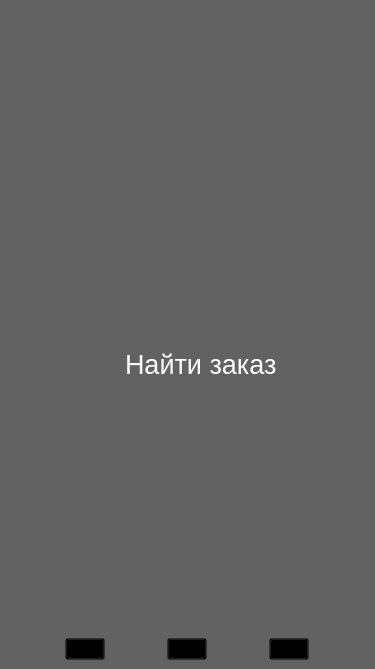
<?xml version="1.0" encoding="UTF-8"?>
<ui version="4.0">
 <class>MainWindow</class>
 <widget class="QMainWindow" name="MainWindow">
  <property name="geometry">
   <rect>
    <x>0</x>
    <y>0</y>
    <width>375</width>
    <height>669</height>
   </rect>
  </property>
  <property name="palette">
   <palette>
    <active>
     <colorrole role="Base">
      <brush brushstyle="SolidPattern">
       <color alpha="255">
        <red>255</red>
        <green>255</green>
        <blue>255</blue>
       </color>
      </brush>
     </colorrole>
     <colorrole role="Window">
      <brush brushstyle="SolidPattern">
       <color alpha="255">
        <red>98</red>
        <green>98</green>
        <blue>98</blue>
       </color>
      </brush>
     </colorrole>
    </active>
    <inactive>
     <colorrole role="Base">
      <brush brushstyle="SolidPattern">
       <color alpha="255">
        <red>255</red>
        <green>255</green>
        <blue>255</blue>
       </color>
      </brush>
     </colorrole>
     <colorrole role="Window">
      <brush brushstyle="SolidPattern">
       <color alpha="255">
        <red>98</red>
        <green>98</green>
        <blue>98</blue>
       </color>
      </brush>
     </colorrole>
    </inactive>
    <disabled>
     <colorrole role="Base">
      <brush brushstyle="SolidPattern">
       <color alpha="255">
        <red>98</red>
        <green>98</green>
        <blue>98</blue>
       </color>
      </brush>
     </colorrole>
     <colorrole role="Window">
      <brush brushstyle="SolidPattern">
       <color alpha="255">
        <red>98</red>
        <green>98</green>
        <blue>98</blue>
       </color>
      </brush>
     </colorrole>
    </disabled>
   </palette>
  </property>
  <property name="windowTitle">
   <string>MainWindow</string>
  </property>
  <widget class="QWidget" name="centralwidget">
   <layout class="QGridLayout" name="gridLayout">
    <item row="3" column="1">
     <widget class="QPushButton" name="account_btn">
      <property name="sizePolicy">
       <sizepolicy hsizetype="Maximum" vsizetype="Fixed">
        <horstretch>0</horstretch>
        <verstretch>0</verstretch>
       </sizepolicy>
      </property>
      <property name="styleSheet">
       <string notr="true">QPushButton#account_btn {
        background-color: transparent;
    }
QPushButton#account_btn:hover {
        background-color: rgb(75, 75, 75);
		border-radius: 20px;
    }</string>
      </property>
      <property name="text">
       <string/>
      </property>
      <property name="icon">
       <iconset>
        <normaloff>img/profile_2.png</normaloff>img/profile_2.png</iconset>
      </property>
      <property name="iconSize">
       <size>
        <width>48</width>
        <height>48</height>
       </size>
      </property>
     </widget>
    </item>
    <item row="3" column="0">
     <widget class="QPushButton" name="taxi_btn">
      <property name="sizePolicy">
       <sizepolicy hsizetype="Maximum" vsizetype="Fixed">
        <horstretch>0</horstretch>
        <verstretch>0</verstretch>
       </sizepolicy>
      </property>
      <property name="styleSheet">
       <string notr="true">QPushButton#taxi_btn {
        background-color: transparent;
    }
QPushButton#taxi_btn:hover {
        background-color: rgb(75, 75, 75);
		border-radius: 20px;
    }</string>
      </property>
      <property name="text">
       <string/>
      </property>
      <property name="icon">
       <iconset>
        <normaloff>img/taxi_2.png</normaloff>img/taxi_2.png</iconset>
      </property>
      <property name="iconSize">
       <size>
        <width>48</width>
        <height>48</height>
       </size>
      </property>
     </widget>
    </item>
    <item row="3" column="2">
     <widget class="QPushButton" name="story_btn">
      <property name="sizePolicy">
       <sizepolicy hsizetype="Maximum" vsizetype="Fixed">
        <horstretch>0</horstretch>
        <verstretch>0</verstretch>
       </sizepolicy>
      </property>
      <property name="styleSheet">
       <string notr="true">QPushButton#story_btn {
        background-color: transparent;
    }
QPushButton#story_btn:hover {
        background-color: rgb(75, 75, 75);
		border-radius: 20px;
    }</string>
      </property>
      <property name="text">
       <string/>
      </property>
      <property name="icon">
       <iconset>
        <normaloff>img/story_2.png</normaloff>img/story_2.png</iconset>
      </property>
      <property name="iconSize">
       <size>
        <width>48</width>
        <height>48</height>
       </size>
      </property>
     </widget>
    </item>
    <item row="0" column="0" colspan="3">
     <widget class="QGroupBox" name="groupBox">
      <property name="styleSheet">
       <string notr="true">border: none</string>
      </property>
      <property name="title">
       <string/>
      </property>
      <widget class="QPushButton" name="start_find_btn">
       <property name="geometry">
        <rect>
         <x>60</x>
         <y>200</y>
         <width>151</width>
         <height>137</height>
        </rect>
       </property>
       <property name="sizePolicy">
        <sizepolicy hsizetype="Maximum" vsizetype="Fixed">
         <horstretch>0</horstretch>
         <verstretch>0</verstretch>
        </sizepolicy>
       </property>
       <property name="styleSheet">
        <string notr="true">QPushButton {        
background-color: transparent;  
}
QPushButton:hover {       
 background-color: rgb(75, 75, 75);
border-radius: 20px; 
}</string>
       </property>
       <property name="text">
        <string/>
       </property>
       <property name="icon">
        <iconset>
         <normaloff>img/start_find.png</normaloff>img/start_find.png</iconset>
       </property>
       <property name="iconSize">
        <size>
         <width>64</width>
         <height>64</height>
        </size>
       </property>
      </widget>
      <widget class="QLabel" name="find_label">
       <property name="geometry">
        <rect>
         <x>60</x>
         <y>340</y>
         <width>191</width>
         <height>31</height>
        </rect>
       </property>
       <property name="palette">
        <palette>
         <active>
          <colorrole role="WindowText">
           <brush brushstyle="SolidPattern">
            <color alpha="255">
             <red>255</red>
             <green>255</green>
             <blue>255</blue>
            </color>
           </brush>
          </colorrole>
          <colorrole role="Text">
           <brush brushstyle="SolidPattern">
            <color alpha="255">
             <red>255</red>
             <green>255</green>
             <blue>255</blue>
            </color>
           </brush>
          </colorrole>
          <colorrole role="PlaceholderText">
           <brush brushstyle="SolidPattern">
            <color alpha="128">
             <red>255</red>
             <green>255</green>
             <blue>255</blue>
            </color>
           </brush>
          </colorrole>
         </active>
         <inactive>
          <colorrole role="WindowText">
           <brush brushstyle="SolidPattern">
            <color alpha="255">
             <red>255</red>
             <green>255</green>
             <blue>255</blue>
            </color>
           </brush>
          </colorrole>
          <colorrole role="Text">
           <brush brushstyle="SolidPattern">
            <color alpha="255">
             <red>255</red>
             <green>255</green>
             <blue>255</blue>
            </color>
           </brush>
          </colorrole>
          <colorrole role="PlaceholderText">
           <brush brushstyle="SolidPattern">
            <color alpha="128">
             <red>255</red>
             <green>255</green>
             <blue>255</blue>
            </color>
           </brush>
          </colorrole>
         </inactive>
         <disabled>
          <colorrole role="WindowText">
           <brush brushstyle="SolidPattern">
            <color alpha="255">
             <red>120</red>
             <green>120</green>
             <blue>120</blue>
            </color>
           </brush>
          </colorrole>
          <colorrole role="Text">
           <brush brushstyle="SolidPattern">
            <color alpha="255">
             <red>120</red>
             <green>120</green>
             <blue>120</blue>
            </color>
           </brush>
          </colorrole>
          <colorrole role="PlaceholderText">
           <brush brushstyle="SolidPattern">
            <color alpha="128">
             <red>0</red>
             <green>0</green>
             <blue>0</blue>
            </color>
           </brush>
          </colorrole>
         </disabled>
        </palette>
       </property>
       <property name="font">
        <font>
         <pointsize>20</pointsize>
        </font>
       </property>
       <property name="text">
        <string>Найти заказ</string>
       </property>
      </widget>
     </widget>
    </item>
   </layout>
  </widget>
 </widget>
 <resources/>
 <connections/>
</ui>
